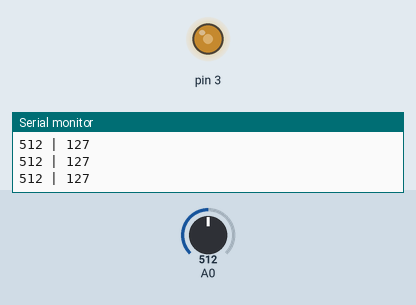
This sketch was run on a simulated Arduino Pro Mini, built with avr-gcc and run on an emulated ATmega328P. On the bench: output pins drawn as LEDs (lit = HIGH), the last lines printed to the serial monitor. Inputs (shaded band) come from the test bench; at power-on: A0 = 512.

Above: at 1.2 s.
1.3 s: A0 set to 716
At 2.5 s:
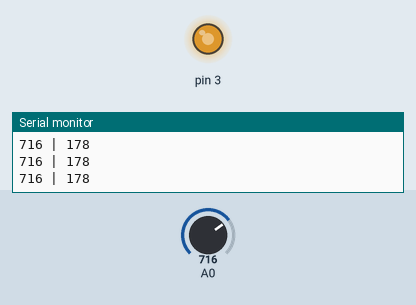
2.8 s: A0 set to 900
At 3.9 s:
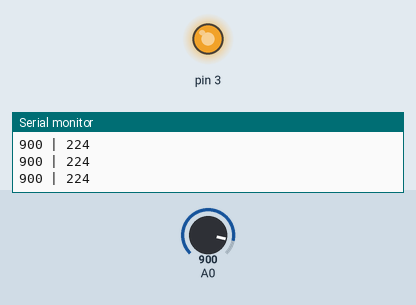
4.3 s: A0 set to 122
At 5.3 s:
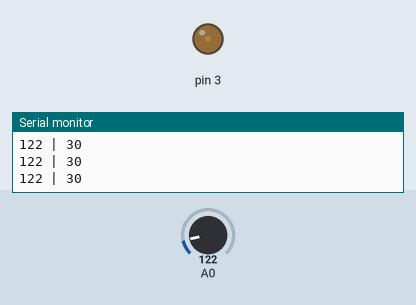
5.8 s: A0 set to 511
At 6.7 s:
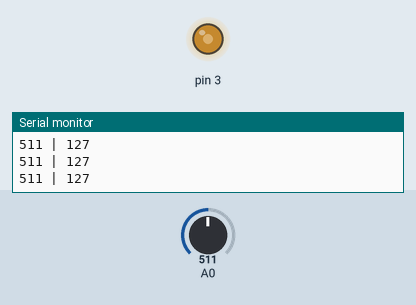
Timing chart, 0 to 8.3 s (numbered marks = the images above; inputs shaded):
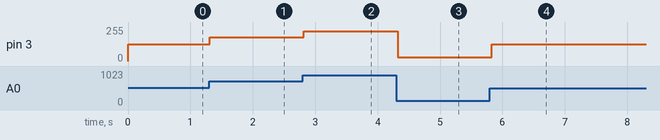

The sketch:

SensorTest1.ino
```cpp
// (licence header left out)
int mainLoopDelay = 100;
int sensorValue = 0;
int sensorValueMap = 0;
boolean sensorTriggered = false;

void setup(){
  Serial.begin(9600);
  pinMode(A0, INPUT);
  pinMode(3, OUTPUT);
}

void loop(){
  sensorValue = (analogRead(A0));
  if (sensorValue > 0){

  sensorValueMap = map(sensorValue, 0, 1023, 0, 255);
  }
  analogWrite(3, sensorValueMap);

  Serial.print(sensorValue);
  Serial.print(" | ");
  Serial.println(sensorValueMap);
  delay(mainLoopDelay);
}
```

Measured:
- after the input at 1.3 s, pin 3: 127/255 → 178/255 at once
- after the input at 2.8 s, pin 3: 178/255 → 224/255 at once
- after the input at 4.3 s, pin 3: 224/255 → 30/255 at once
- after the input at 5.8 s, pin 3: 30/255 → 127/255 at once
